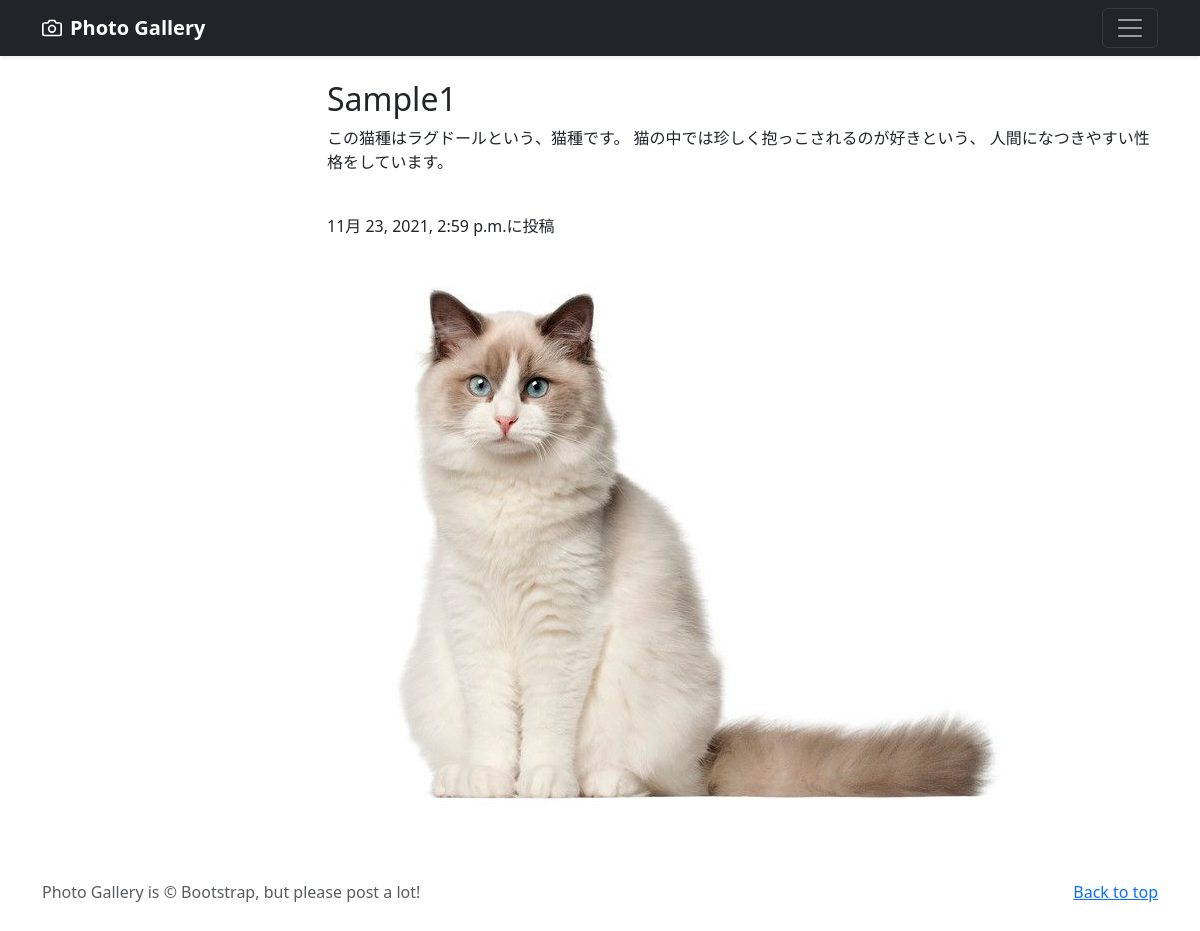
The page /photo_detail/12 on the database its author committed.
### photo/models.py (models this page shows, shortened)
class PhotoPost1(models.Model):
    user = models.ForeignKey(
        CustomUser,
        verbose_name='ユーザー',
        on_delete=models.CASCADE,
    )
    category = models.ForeignKey(
        Category1,
        verbose_name='カテゴリ',
        on_delete=models.PROTECT,
    )
    title = models.CharField(
        verbose_name='タイトル',
        max_length=200, #最大文字数は200文字
    )
    comment = models.TextField(
        verbose_name='コメント',
    )
    image1 = models.ImageField(
        verbose_name='イメージ1',
        upload_to = 'photos' #MEDIA_ROOT以下のphotosにファイル保存
    )
    image2 = models.ImageField(
        verbose_name='イメージ2',
        upload_to = 'photos',   #MEDIA_ROOT以下のphotosにファイル保存
        blank = True,   #フィールド値の設定は必須ではない
        null = True     #データベースにnullが保存されることを許容
    )
    posted_at = models.DateTimeField(
        verbose_name='投稿日時',
        auto_now_add=True   #日時を自動追加
    )

### photo/views.py (the view)
# urls.py: path('photo_detail/<int:pk>', views.DetailView.as_view(), name='photo_detail'),
class DetailView(generic.DetailView):
    template_name = 'detail.html'
    model = PhotoPost1

### photo/templates/detail.html (shortened to what this page needs)
{% extends 'base.html' %}
    {% block contents %}
        <br>
        <div class="container">
            <div class="row">
                <div class="col offset-3">
                    <h2>{{object.title}}</h2>
                    <p>{{object.comment}}</p>
                    <br>
                    <p>{{object.posted_at}}に投稿</p>
                    <div class="img_class">
                        <p><img class="img1" src="{{object.image1.url}}"></img></p>
                    </div>
                </div>
            </div>
        </div>
    {% endblock %}

### rows shown on the page
PhotoPost1: title "Sample1", comment "この猫種はラグドールという、猫種です。 猫の中では珍しく抱っこされるのが好きという、 人間になつきやすい性格をしています。", posted_at "11月 23, 2021, 2:59 p.m.", image1 (picture)
